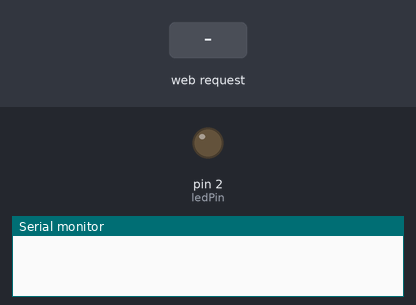
A sketch run on a simulated Arduino Uno, built for the host (arithmetic inside an expression is 32-bit, double 64-bit). Parts: output pins drawn as LEDs (lit = HIGH), the last lines printed to the serial monitor. The test bench sets the inputs (shaded band). WiFi joins after 1.5 s; servers stay silent unless stated.

Above: at 1.2 s.
1.3 s: HTTP request GET /?LED=ON received
At 1.9 s:
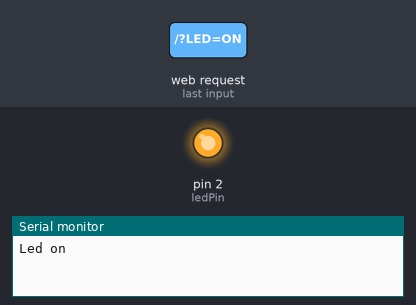
2.8 s: HTTP request GET /?LED=OFF received
At 3.1 s:
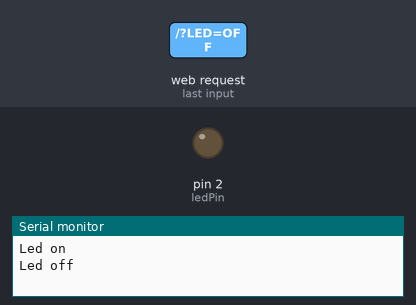
Timing chart, 0 to 5.8 s (numbered marks = the images above; inputs shaded):
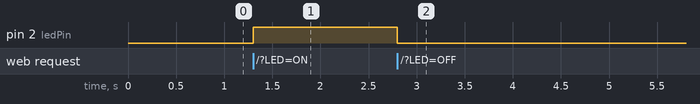

The sketch:

LedComJS.ino
```cpp
#include <SPI.h>
#include <Ethernet.h>

byte mac[] = {0xDE, 0xAD, 0xBE, 0xEF, 0xFE, 0xED};
IPAddress ip(192, 168, 51, 182);

const int ledPin = 2;

EthernetServer server(80);

void setup() {
  pinMode(ledPin, OUTPUT);
  Ethernet.begin(mac, ip);
  server.begin();
  Serial.begin(9600);
}

void loop() {
  EthernetClient client = server.available();

  if (client) {
    while (client.connected()) {
      if (client.available()) {
        String request = client.readStringUntil('\r');

        if (request.indexOf("GET /?LED=ON") != -1) {
          digitalWrite(ledPin, HIGH);
          Serial.println("Led on");
        } else if (request.indexOf("GET /?LED=OFF") != -1) {
          digitalWrite(ledPin, LOW);
          Serial.println("Led off");
        }

        client.println("HTTP/1.1 200 OK");
        client.println("Content-Type: text/html");
        client.println("");
        client.println("<html><body>");
        client.println("<h1>Controle do LED</h1>");
        client.println("<p><a href=\"/?LED=ON\">Ligar LED</a></p>");
        client.println("<p><a href=\"/?LED=OFF\">Desligar LED</a></p>");
        client.println("</body></html>");
        break;
      }
    }

    delay(1); // Aguarda que o cliente envie os dados
    client.stop();
  }
}
```

Measured:
- after the input at 1.3 s, pin 2 (ledPin): LOW → HIGH at once
- after the input at 2.8 s, pin 2 (ledPin): HIGH → LOW at once
